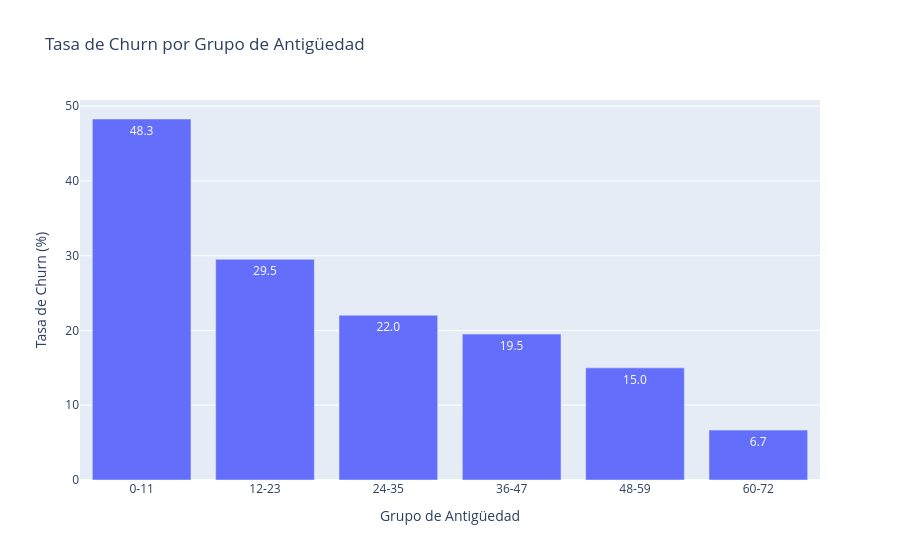

Notebook source saved alongside this figure:
### Markdown cell above
### Paso 2: graficar la tabla con Plotly

### Code cell
fig = px.bar(
    churn_por_antiguedad,
    x='Grupo_Antiguedad',
    y='Churn Value',
    title='Tasa de Churn por Grupo de Antigüedad',
    labels={'Churn Value': 'Tasa de Churn (%)', 'Grupo_Antiguedad': 'Grupo de Antigüedad'},
    text_auto='.1f'
)
fig.show()

### Figure 1 — Plotly figure (JSON) as saved in the notebook; plotly's stock layout.template omitted (floating-point values rounded to 4 significant figures)
{"data": [{"hovertemplate": "Grupo de Antigüedad=%{x}<br>Tasa de Churn (%)=%{y}<extra></extra>", "legendgroup": "", "marker": {"color": "#636efa", "pattern": {"shape": ""}}, "name": "", "orientation": "v", "showlegend": false, "textposition": "auto", "texttemplate": "%{y:.1f}", "type": "bar", "x": ["0-11", "12-23", "24-35", "36-47", "48-59", "60-72"], "xaxis": "x", "y": [48.28, 29.51, 22.03, 19.52, 15.0, 6.676], "yaxis": "y"}], "layout": {"barmode": "relative", "legend": {"tracegroupgap": 0}, "title": {"text": "Tasa de Churn por Grupo de Antigüedad"}, "xaxis": {"anchor": "y", "domain": [0, 1], "title": {"text": "Grupo de Antigüedad"}}, "yaxis": {"anchor": "x", "domain": [0, 1], "title": {"text": "Tasa de Churn (%)"}}}}
